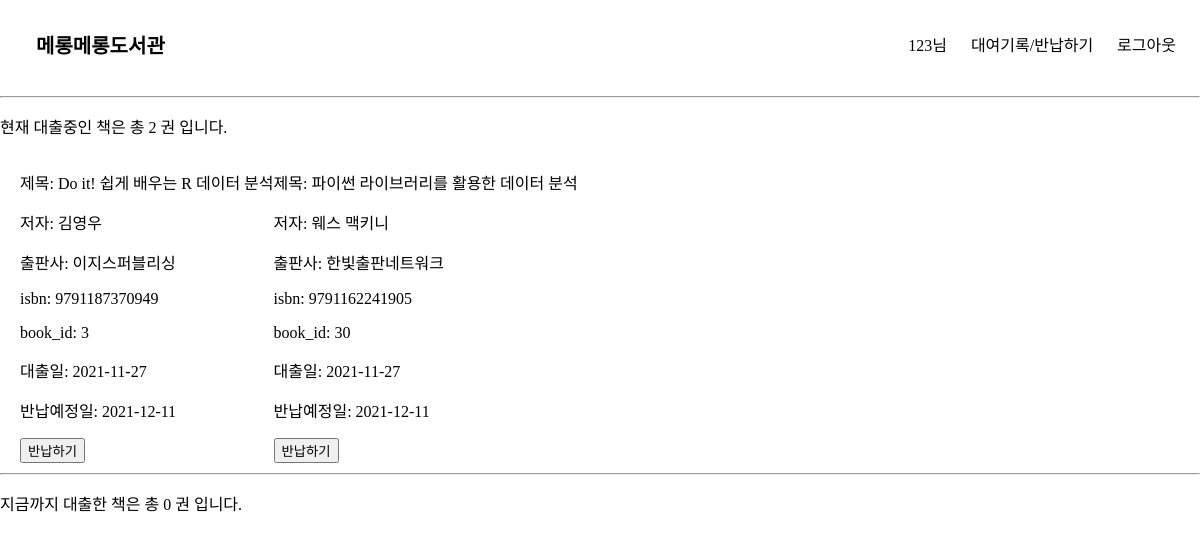
Screenshot of /dashboard (signed in) with the database file from the repository.
### elicelibrary/models.py (models this page shows, shortened)
class checkoutRecords(db.Model):
    __tablename__     = 'checkoutRecords'
    checkout_id       = db.Column(db.Integer, primary_key=True, nullable=False, autoincrement=True, unique=True)
    book_id           = db.Column(db.Integer, db.ForeignKey('Book.id'), nullable=False)
    user_id           = db.Column(db.String(45), db.ForeignKey('User.email'))
    checkoutdate      = db.Column(db.Date)
    duedate           = db.Column(db.Date)
    returndate        = db.Column(db.Date, nullable=True)
    isbn              = db.Column(db.String(45))

class Book(db.Model):
    __tablename__     = 'Book'
    id                = db.Column(db.Integer, primary_key=True, nullable=False, autoincrement=True, unique=True)
    title             = db.Column(db.String(45), nullable=False)
    author            = db.Column(db.String(45))
    publisher         = db.Column(db.String(45))
    publication_date  = db.Column(db.String(45))
    pages             = db.Column(db.Integer)
    isbn              = db.Column(db.String(45))
    registered_date   = db.Column(db.DateTime, default=datetime.utcnow)
    description       = db.Column(db.Text())    # 길이를 정할 수 없는 문자열은 Text를 쓰면 됨
    book_link         = db.Column(db.String(255))
    book_status       = db.Column(db.String(45))   # "1" :대출가능, "0" : 대출중 , "999" : 폐기    -> 선택형 변수에 적합한 데이터타입이 있을까?
    book_img          = db.Column(db.String(45))    # 책 표지만 바뀐 경우, 또는 책이 다르지만 같은 표지를 쓰는 경우가 있기 때문에 이미지 스토리지에서 같은 이미지의 반복을 막기 위해 별도의 책 이미지 식별 용 변수를 넣음
    at_user           = db.Column(db.String(45), default=None)

### elicelibrary/views/book_api.py (the view)
@book.route('/dashboard', methods=["GET", "POST"])
def user_dashboard():
    if session['login_id'] == None:
        flash("대출기록을 확인하시려면 로그인을 해주세요.")
        return redirect(url_for('user.login'))
    else :
        login_id = session['login_id']
        checkout_list = db.session.query(checkoutRecords, Book).join(Book).filter((checkoutRecords.user_id == login_id) & (checkoutRecords.returndate == None)).all()
        checkout_count=len(checkout_list)
        return_records = db.session.query(checkoutRecords, Book).join(Book).filter((checkoutRecords.user_id == login_id) & (checkoutRecords.returndate != None)).all()
        return_count= len(return_records)
        return render_template("checkoutrecords.html", checkout_list=checkout_list, checkout_count=checkout_count, return_records=return_records, return_count=return_count)

### elicelibrary/templates/checkoutrecords.html (shortened to what this page needs)
{% extends 'base.html' %}
{% block content %}
<p>현재 대출중인 책은 총 {{ checkout_count }} 권 입니다.</p>
<div class="book-card-container">
    {% for book in checkout_list %}
        <div class="checkout-info-list">
            <p>제목: {{ book[1].title }}</p>
            <p>저자: {{ book[1].author }}</p>
            <p>출판사: {{ book[1].publisher }}</p>
            <p>isbn: {{ book[1].isbn }}</p>
            <p>book_id: {{ book[0].book_id }}</p>
            <p>대출일: {{ book[0].checkoutdate }}</p>
            <p>반납예정일: {{ book[0].duedate }}</p>
            <form action="{{ url_for('book.book_return', book_id=book[0].book_id) }}" method="post">
                <input class='checkout-btn' type="submit" value="반납하기">
            </form>
        </div>
    {% endfor %}
</div>
<hr>
<p>지금까지 대출한 책은 총 {{ return_count }} 권 입니다. </p>
{% endblock %}

### elicelibrary/static/style.css (style rules this page uses)
:root { --text-color: black; --background-color: white; --accent-color: grey; }
body { margin: 0; }
.book-card-container { margin: 10px 20px 10px 20px; display: flex; flex-wrap: wrap; justify-content: flex-start; }

### rows the page displays
checkoutRecords: title "Do it! 쉽게 배우는 R 데이터 분석", author "김영우", publisher "이지스퍼블리싱", isbn "9791187370949", book "3", checkoutdate "2021-11-27", duedate "2021-12-11"
checkoutRecords: title "파이썬 라이브러리를 활용한 데이터 분석", author "웨스 맥키니", publisher "한빛출판네트워크", isbn "9791162241905", book "30", checkoutdate "2021-11-27", duedate "2021-12-11"

### other values shown
{{ session['login_id'] }} "123"
{{ checkout_count }} "2"
{{ return_count }} "0"
